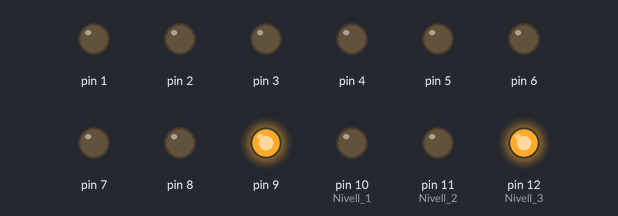
The sketch below on a simulated Arduino Uno, built with avr-gcc and run on an emulated ATmega328P. Parts: output pins drawn as LEDs (lit = HIGH).

Above: at 0.05 s.
At 0.85 s:
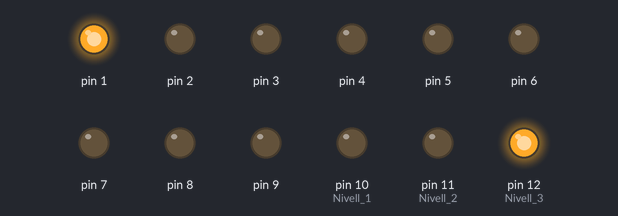
At 1.55 s:
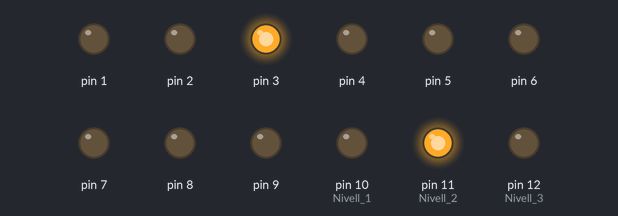
At 3.05 s:
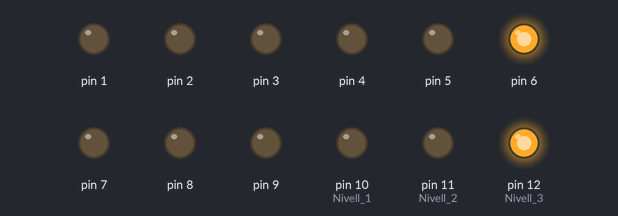
At 4.55 s:
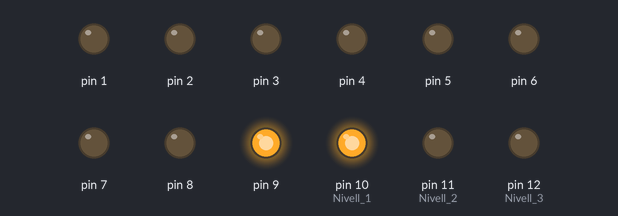
At 6.15 s:
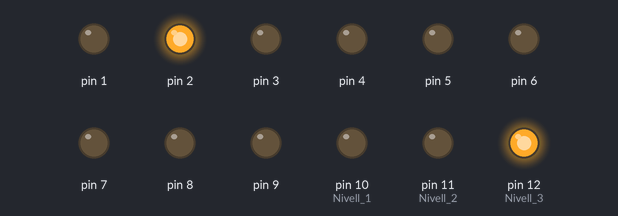
Timing chart, 0 to 6.5 s (numbered marks = the images above):
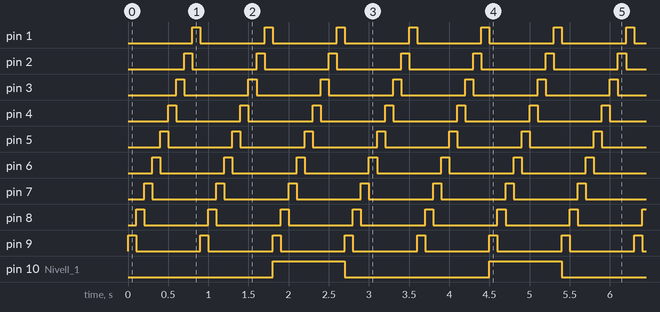

Measured:
- by itself, pin 1–9: alternates HIGH for 0.10 s and LOW for 0.80 s
- by itself, pin 10 (Nivell_1), pin 11 (Nivell_2), pin 12 (Nivell_3): alternates HIGH for 0.90 s and LOW for 1.8 s
- by itself, everything shown: repeats every 2.7 s, in 27 steps

The sketch:

3x3x3x_1.ino
```cpp
void setup() {
  // initialize the digital pin as an output.
  pinMode(1, OUTPUT);
  pinMode(2, OUTPUT);
  pinMode(3, OUTPUT);
  pinMode(4, OUTPUT);
  pinMode(5, OUTPUT);
  pinMode(6, OUTPUT);
  pinMode(7, OUTPUT);
  pinMode(8, OUTPUT);
  pinMode(9, OUTPUT);
  pinMode(10, OUTPUT);  // Nivell 1
  pinMode(11, OUTPUT); // Nivell 2
  pinMode(12, OUTPUT); // Nivell 3

}

void loop() {

  digitalWrite(12, HIGH);
  digitalWrite(9, HIGH);
  delay(100);

  digitalWrite(12, HIGH);
  digitalWrite(9, LOW);


  digitalWrite(8, HIGH);
  delay(100);

  digitalWrite(12, HIGH);
  digitalWrite(8, LOW);


  digitalWrite(7, HIGH);
  delay(100);

  digitalWrite(12, HIGH);
  digitalWrite(7, LOW);


  digitalWrite(6, HIGH);
   delay(100);

  digitalWrite(12, HIGH);
  digitalWrite(6, LOW);


  digitalWrite(5, HIGH);
   delay(100);

  digitalWrite(12, HIGH);
  digitalWrite(5, LOW);


  digitalWrite(4, HIGH);
   delay(100);

  digitalWrite(12, HIGH);
  digitalWrite(4, LOW);


  digitalWrite(3, HIGH);
   delay(100);

  digitalWrite(12, HIGH);
  digitalWrite(3, LOW);


  digitalWrite(2, HIGH);
   delay(100);

  digitalWrite(12, HIGH);
  digitalWrite(2, LOW);


  digitalWrite(1, HIGH);
   delay(100);

  digitalWrite(12, HIGH);
  digitalWrite(1, LOW); //fins aquí fa la fila 12


  digitalWrite(12, LOW);
  digitalWrite(11, HIGH);
  digitalWrite(9, HIGH);
  delay(100);

  digitalWrite(11, HIGH);
  digitalWrite(9, LOW);


  digitalWrite(8, HIGH);
  delay(100);

  digitalWrite(11, HIGH);
  digitalWrite(8, LOW);


  digitalWrite(7, HIGH);
  delay(100);

  digitalWrite(11, HIGH);
  digitalWrite(7, LOW);


  digitalWrite(6, HIGH);
   delay(100);

  digitalWrite(11, HIGH);
  digitalWrite(6, LOW);


  digitalWrite(5, HIGH);
   delay(100);

  digitalWrite(11, HIGH);
  digitalWrite(5, LOW);


  digitalWrite(4, HIGH);
   delay(100);

  digitalWrite(11, HIGH);
  digitalWrite(4, LOW);


  digitalWrite(3, HIGH);
   delay(100);

  digitalWrite(11, HIGH);
  digitalWrite(3, LOW);


  digitalWrite(2, HIGH);
   delay(100);

  digitalWrite(11, HIGH);
  digitalWrite(2, LOW);


  digitalWrite(1, HIGH);
   delay(100);

  digitalWrite(11, HIGH);
  digitalWrite(1, LOW);
  digitalWrite(11, LOW);//fins aquí fa la fila 11


  digitalWrite(10, HIGH);
  digitalWrite(9, HIGH);
  delay(100);

  digitalWrite(10, HIGH);
  digitalWrite(9, LOW);


  digitalWrite(8, HIGH);
  delay(100);

  digitalWrite(10, HIGH);
  digitalWrite(8, LOW);


  digitalWrite(7, HIGH);
  delay(100);

  digitalWrite(10, HIGH);
  digitalWrite(7, LOW);


  digitalWrite(6, HIGH);
   delay(100);

  digitalWrite(10, HIGH);
  digitalWrite(6, LOW);


  digitalWrite(5, HIGH);
   delay(100);

  digitalWrite(10, HIGH);
  digitalWrite(5, LOW);


  digitalWrite(4, HIGH);
   delay(100);

  digitalWrite(10, HIGH);
  digitalWrite(4, LOW);


  digitalWrite(3, HIGH);
   delay(100);

  digitalWrite(10, HIGH);
  digitalWrite(3, LOW);


  digitalWrite(2, HIGH);
   delay(100);

  digitalWrite(10, HIGH);
  digitalWrite(2, LOW);


  digitalWrite(1, HIGH);
   delay(100);


  digitalWrite(1, LOW);
  digitalWrite(10, LOW);//fins aquí fa la fila 10

}
```
